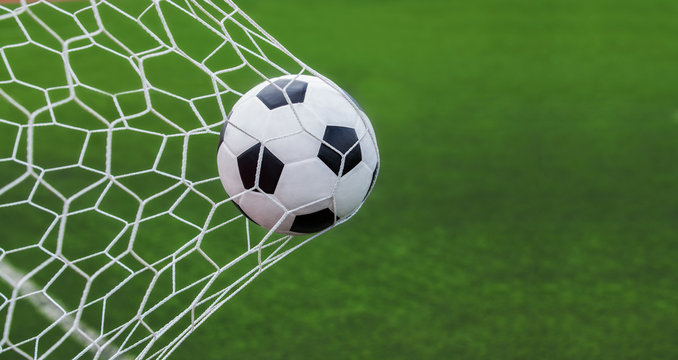
#> input picture 03.23/soccer.jpg, 678 x 360 px
$ python 3-5.py
#> lines starting #> are read from the running program, lines starting #| are printed output that depends on the picture
import cv2 as cv
import numpy as np

img = cv.imread('soccer.jpg')
#> img is the input picture: shape (360, 678, 3); mean B, G, R 60.1, 115.2, 81.6
img = cv.resize(img, dsize=(0, 0), fx=0.25, fy=0.25)
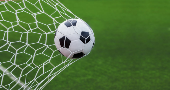
#> img: shape (90, 170, 3); mean B, G, R 60.2, 115.3, 81.7

def gamma(f, gamma=1.0):
#> called with gamma = 0.5
    f1 = f / 255.0
    return np.uint8(255 * (f1 ** gamma))
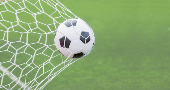
#> returned value: shape (90, 170, 3); mean of channels 0, 1, 2 115, 168.8, 139.9; drawn as B, G, R

gc = np.hstack((
    gamma(img, 0.5),
    gamma(img, 0.75),
    gamma(img, 1.0),
    gamma(img, 2.0),
    gamma(img, 3.0)
))
#> call 2 of gamma, with gamma = 0.75
#> in gamma (call 2), `return np.uint8(255 * (f1 ** gamma))`:
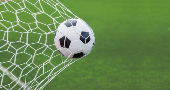
#> returned value: shape (90, 170, 3); mean of channels 0, 1, 2 81.3, 138.7, 105.7; drawn as B, G, R
#> call 4 of gamma, with gamma = 2
#> in gamma (call 4), `return np.uint8(255 * (f1 ** gamma))`:
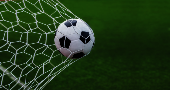
#> returned value: shape (90, 170, 3); mean of channels 0, 1, 2 25.8, 57, 33.3; drawn as B, G, R
#> in gamma (call 5), `return np.uint8(255 * (f1 ** gamma))`:
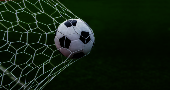
#> returned value: shape (90, 170, 3); mean of channels 0, 1, 2 16.5, 31.2, 17.6; drawn as B, G, R
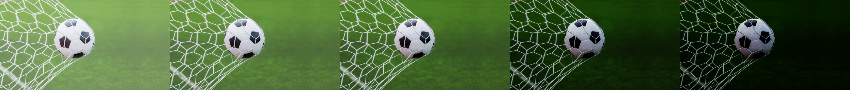
#> gc: shape (90, 850, 3); mean B, G, R 59.7, 102.2, 75.6

cv.imshow('gamma', gc)
cv.waitKey()
cv.destroyAllWindows()
